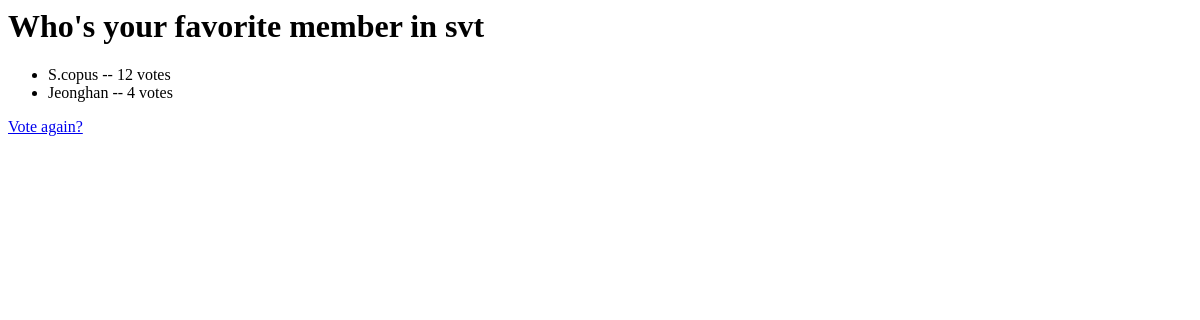
The page /mypfapp/2/results/ on the database as committed earlier.
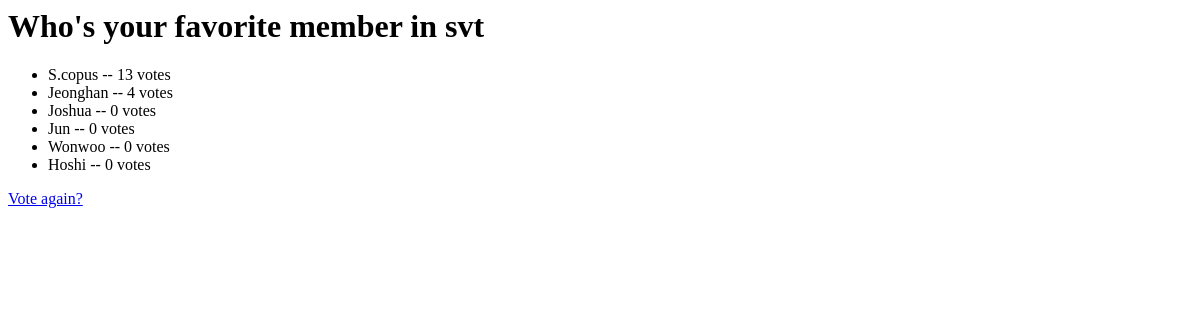
The same page on the database as committed later.
### mypfapp/models.py (models this page shows, shortened)
class Question(models.Model):
    question_text = models.CharField(max_length=200)
    pub_date = models.DateTimeField('date published')

class Choice(models.Model):
    question = models.ForeignKey(Question, on_delete=models.CASCADE)#외래 키다, 연쇄삭제
    choice_text = models.CharField(max_length=200)
    votes = models.IntegerField(default=0)

### mypfapp/views.py (the view)
# urls.py: path('<int:pk>/results/',views.ResultsView.as_view(), name='results'),
class ResultsView(generic.DetailView ):
    model=Question
    template_name='mypfapp/results.html'

### mypfapp/templates/mypfapp/results.html
<h1>{{question.question_text}}</h1>
<ul>
    {% for choice in question.choice_set.all  %}
        <li>
            {{choice.choice_text}} -- {{choice.votes}} vote{{choice.votes|pluralize}}
        </li>
    {% endfor %}
</ul>
<a href="{% url 'mypfapp:detail' question.id %}"> Vote again?</a>

Rows that differ between the two databases and show on the page:
changed Choice "S.copus": votes "12" → "13"
added Choice: choice_text "Joshua", votes "0"
added Choice: choice_text "Jun", votes "0"
added Choice: choice_text "Wonwoo", votes "0"
added Choice: choice_text "Hoshi", votes "0"
